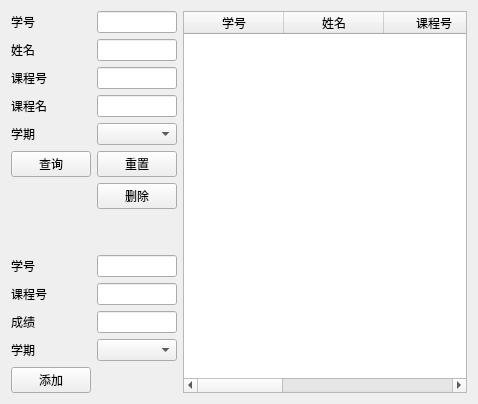
     <widget class="QWidget" name="tab_grade">
      <attribute name="title">
       <string>成绩管理</string>
      </attribute>
      <layout class="QHBoxLayout" name="horizontalLayout_4" stretch="1,3">
       <item>
        <layout class="QHBoxLayout" name="horizontalLayout_2">
         <item>
          <layout class="QVBoxLayout" name="verticalLayout_3">
           <item>
            <layout class="QGridLayout" name="gridLayout_2">
             <item row="0" column="1">
              <widget class="QLineEdit" name="ld_grade_sno"/>
             </item>
             <item row="2" column="0">
              <widget class="QLabel" name="label_15">
               <property name="text">
                <string>课程号</string>
               </property>
              </widget>
             </item>
             <item row="1" column="0">
              <widget class="QLabel" name="label_14">
               <property name="text">
                <string>姓名</string>
               </property>
              </widget>
             </item>
             <item row="3" column="1">
              <widget class="QLineEdit" name="ld_grade_cname"/>
             </item>
             <item row="3" column="0">
              <widget class="QLabel" name="label_16">
               <property name="text">
                <string>课程名</string>
               </property>
              </widget>
             </item>
             <item row="4" column="1">
              <widget class="QComboBox" name="cbox_grade_year"/>
             </item>
             <item row="0" column="0">
              <widget class="QLabel" name="label_13">
               <property name="text">
                <string>学号</string>
               </property>
              </widget>
             </item>
             <item row="1" column="1">
              <widget class="QLineEdit" name="ld_grade_sname"/>
             </item>
             <item row="6" column="0">
              <widget class="QPushButton" name="btn_grade_query">
               <property name="text">
                <string>查询</string>
               </property>
              </widget>
             </item>
             <item row="2" column="1">
              <widget class="QLineEdit" name="ld_grade_cno"/>
             </item>
             <item row="4" column="0">
              <widget class="QLabel" name="label_17">
               <property name="text">
                <string>学期</string>
               </property>
              </widget>
             </item>
             <item row="6" column="1">
              <widget class="QPushButton" name="btn_grade_clear">
               <property name="text">
                <string>重置</string>
               </property>
              </widget>
             </item>
             <item row="7" column="1">
              <widget class="QPushButton" name="btn_grade_delete">
               <property name="text">
                <string>删除</string>
               </property>
              </widget>
             </item>
            </layout>
           </item>
           <item>
            <spacer name="verticalSpacer">
             <property name="orientation">
              <enum>Qt::Vertical</enum>
             </property>
             <property name="sizeHint" stdset="0">
              <size>
               <width>20</width>
               <height>40</height>
              </size>
             </property>
            </spacer>
           </item>
           <item>
            <layout class="QGridLayout" name="gridLayout_5">
             <item row="1" column="1">
              <widget class="QLineEdit" name="ld_grade_cno1"/>
             </item>
             <item row="0" column="1">
              <widget class="QLineEdit" name="ld_grade_sno1"/>
             </item>
             <item row="2" column="0">
              <widget class="QLabel" name="label_20">
               <property name="text">
                <string>成绩</string>
               </property>
              </widget>
             </item>
             <item row="3" column="0">
              <widget class="QLabel" name="label_21">
               <property name="text">
                <string>学期</string>
               </property>
              </widget>
             </item>
             <item row="1" column="0">
              <widget class="QLabel" name="label_19">
               <property name="text">
                <string>课程号</string>
               </property>
              </widget>
             </item>
             <item row="2" column="1">
              <widget class="QLineEdit" name="ld_grade_grade1"/>
             </item>
             <item row="0" column="0">
              <widget class="QLabel" name="label_18">
               <property name="text">
                <string>学号</string>
               </property>
              </widget>
             </item>
             <item row="4" column="0">
              <widget class="QPushButton" name="bbtn_grade_add">
               <property name="text">
                <string>添加</string>
               </property>
              </widget>
             </item>
             <item row="3" column="1">
              <widget class="QComboBox" name="cbox_grade_year1"/>
             </item>
            </layout>
           </item>
          </layout>
         </item>
        </layout>
       </item>
       <item>
        <layout class="QVBoxLayout" name="verticalLayout_5">
         <item>
          <widget class="QTableWidget" name="table_grade">
           <column>
            <property name="text">
             <string>学号</string>
            </property>
           </column>
           <column>
            <property name="text">
             <string>姓名</string>
            </property>
           </column>
           <column>
            <property name="text">
             <string>课程号</string>
            </property>
           </column>
           <column>
            <property name="text">
             <string>课程名</string>
            </property>
           </column>
           <column>
            <property name="text">
             <string>开课学期</string>
            </property>
           </column>
           <column>
            <property name="text">
             <string>成绩</string>
            </property>
           </column>
          </widget>
         </item>
        </layout>
       </item>
      </layout>
     </widget>
